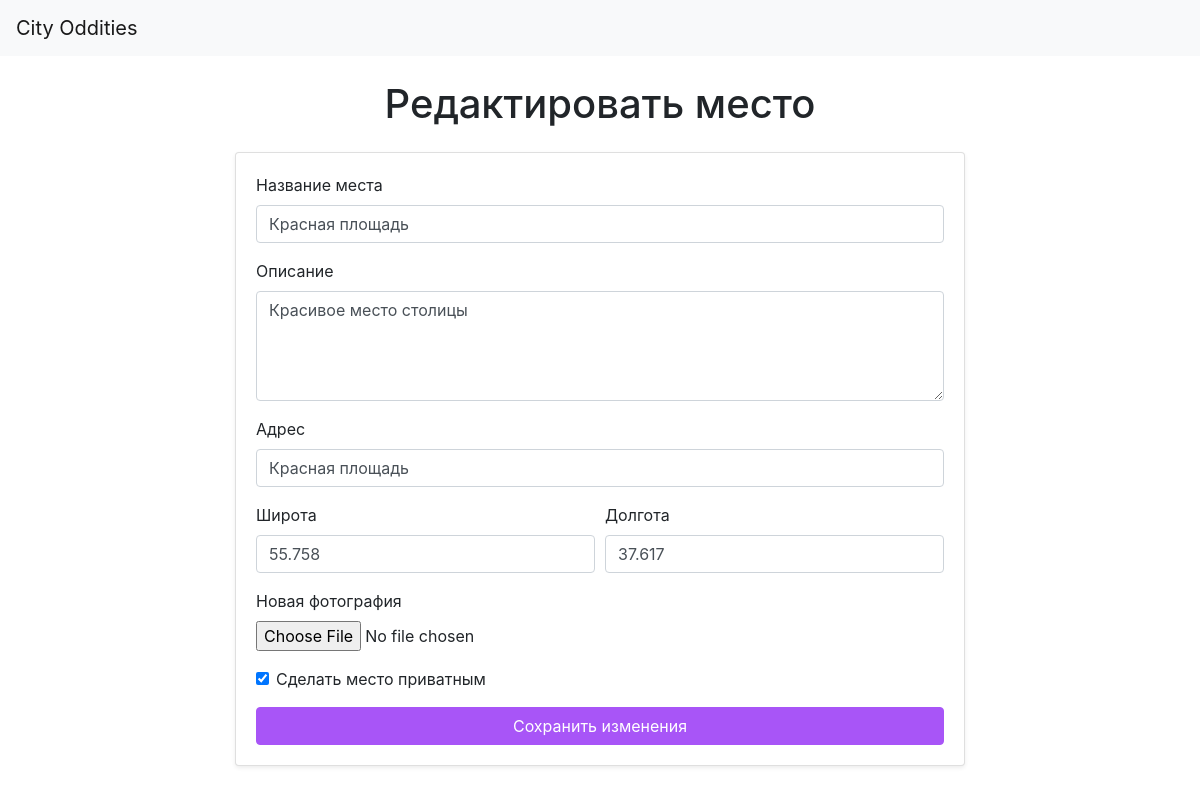
Before: /edit_place/1 (signed in) with the older database file.
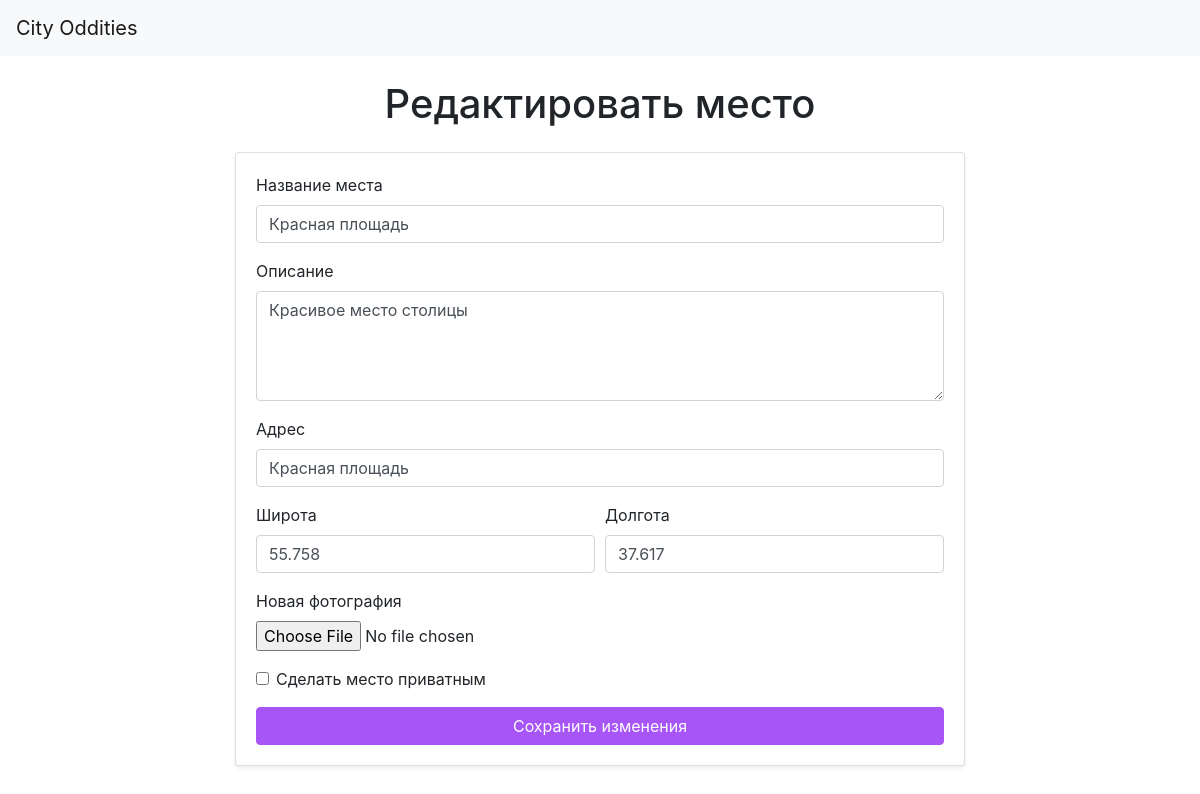
After: the same page with the newer database file.
### data/places.py (models this page shows)
class Place(SqlAlchemyBase):
    __tablename__ = 'places'
    id = sqlalchemy.Column(sqlalchemy.Integer, primary_key=True)
    name = sqlalchemy.Column(sqlalchemy.String, nullable=False)
    description = sqlalchemy.Column(sqlalchemy.Text, nullable=False)
    user_id = sqlalchemy.Column(sqlalchemy.Integer, sqlalchemy.ForeignKey('user.id'), nullable=False)
    address = sqlalchemy.Column(sqlalchemy.String, nullable=False)
    latitude = sqlalchemy.Column(sqlalchemy.Float, nullable=False)
    longitude = sqlalchemy.Column(sqlalchemy.Float, nullable=False)
    image_filename = sqlalchemy.Column(sqlalchemy.String, nullable=True)
    is_private = sqlalchemy.Column(sqlalchemy.Boolean, default=True, nullable=True)
    created_at = sqlalchemy.Column(sqlalchemy.DateTime, default=datetime.datetime.utcnow)
    user = orm.relationship('User', back_populates='places')

### blueprints/profile.py (the view, shortened to what this page needs)
@profile_blueprint.route('/edit_place/<int:place_id>', methods=['GET', 'POST'])
@login_required
def edit_place(place_id):
    db_sess = db_session.create_session()
    try:
        place = db_sess.query(Place).filter(
            Place.id == place_id,
            Place.user_id == current_user.id).first()
        if not place:
            return redirect(url_for('profile.profile'))
        form = EditPlaceForm()
        if form.is_submitted() is False:
            form.name.data = place.name
            form.description.data = place.description
            form.address.data = place.address
            form.latitude.data = place.latitude
            form.longitude.data = place.longitude
            form.is_private.data = place.is_private
        return render_template(
            'edit_place.html',
            title='Редактировать место',
            form=form,
            place=place
        )
    finally:
        db_sess.close()

### forms/PlaceProfileEdit.py
class EditPlaceForm(FlaskForm):
    name = StringField('Название места', validators=[DataRequired()])
    description = TextAreaField('Описание', validators=[DataRequired()])
    address = StringField('Адрес', validators=[DataRequired()])
    latitude = FloatField('Широта', validators=[DataRequired()])
    longitude = FloatField('Долгота', validators=[DataRequired()])
    image = FileField('Новая фотография')
    is_private = BooleanField('Сделать место приватным')
    submit = SubmitField('Сохранить изменения')

### app.py (called while the page is built)
@login_manager.user_loader
def load_user(user_id):
    db_sess = db_session.create_session()
    return db_sess.get(User, int(user_id))

### data/db_session.py (called while the page is built)
def create_session() -> Session:
    global __factory
    return __factory()

### templates/edit_place.html (shortened to what this page needs)
{% extends "base.html" %}
{% block content %}
<h1 class="mt-4 mb-4 text-center">Редактировать место</h1>
<div class="row justify-content-center">
    <div class="col-md-8">
        <div class="card shadow-sm">
            <div class="card-body">
                <form action="" method="post" enctype="multipart/form-data" novalidate>
                    <div class="form-group">
                        {{ form.name.label }}
                        {{ form.name(class="form-control") }}
                    </div>
                    <div class="form-group">
                        {{ form.description.label }}
                        {{ form.description(class="form-control", rows="4") }}
                    </div>
                    <div class="form-group">
                        {{ form.address.label }}
                        {{ form.address(class="form-control") }}
                    </div>
                    <div class="form-row">
                        <div class="form-group col-md-6">
                            {{ form.latitude.label }}
                            {{ form.latitude(class="form-control") }}
                        </div>
                        <div class="form-group col-md-6">
                            {{ form.longitude.label }}
                            {{ form.longitude(class="form-control") }}
                        </div>
                    </div>
                    <div class="form-group">
                        {{ form.image.label }}
                        {{ form.image(class="form-control-file") }}
                    </div>
                    <div class="form-group form-check">
                        {{ form.is_private(class="form-check-input") }}
                        {{ form.is_private.label(class="form-check-label") }}
                    </div>
                    <div class="text-center">
                        {{ form.submit(class="btn btn-purple btn-block") }}
                    </div>
                </form>
            </div>
        </div>
    </div>
</div>
{% endblock %}

Changed rows visible on the page:
changed Place "Красная площадь": is_private "☑" → "☐"
